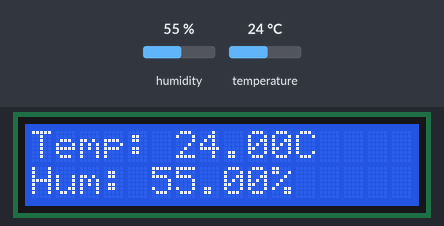
Recording of a sketch running on a simulated Arduino Uno, built with avr-gcc and run on an emulated ATmega328P. Parts: 16×2 character LCD. The test bench sets the inputs (shaded band); at power-on: humidity 55 %, temperature 24 °C.

Above: at 3.2 s.
3.3 s: humidity set to 22 %
At 4.6 s:
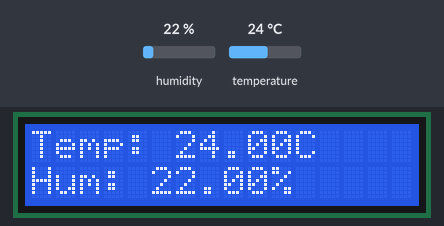
6.0 s: temperature set to 12 °C
At 7.1 s:
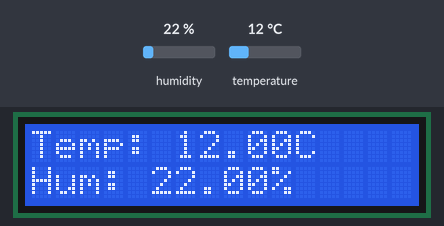
8.7 s: humidity set to 40 %
At 11.0 s:
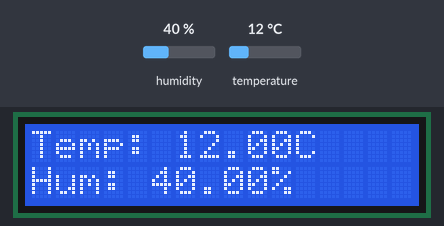
11.7 s: temperature set to 19 °C
At 13.5 s:
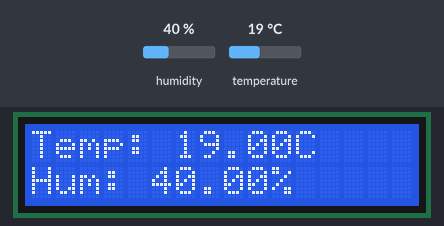
Timing chart, 0 to 15.0 s (numbered marks = the images above; inputs shaded):
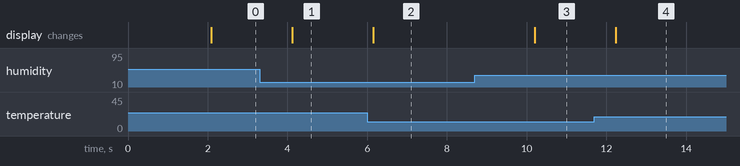

The sketch:

Arancino_DHT11_LCD.ino
```cpp
#include <LiquidCrystal.h>  // Library for LCD display
#include <DHT.h>            // Library for DHT sensor

#define DHTPIN 5       // DHT11 sensor GPIO pin
#define DHTTYPE DHT11  // Sensor type

// GPIO pins for LCD display control

#define RS 8
#define ENABLE 4

#define DB4 3
#define DB5 10
#define DB6 11
#define DB7 38

// DHT Sensor Initialization
DHT dht(DHTPIN, DHTTYPE);

// Initialize the library by associating any needed LCD interface pin
// with the Arancino GPIO pin number it is connected to
LiquidCrystal lcd(RS, ENABLE, DB4, DB5, DB6, DB7);

void setup() {
    lcd.begin(16, 2);  // Set the display to 16 columns and 2 rows
    dht.begin();       // Start the DHT11 sensor

    lcd.print("Temp & Humidity");
    delay(2000);
    lcd.clear();
}

void loop() {
    float temp = dht.readTemperature();  // Temperature reading
    float hum = dht.readHumidity();      // Humidity reading

    if (isnan(temp) || isnan(hum)) {
        lcd.setCursor(0, 0);
        lcd.print("Sensor Error");
        return;
    }

    lcd.setCursor(0, 0);
    lcd.print("Temp: ");
    lcd.print(temp);
    lcd.print("C");

    lcd.setCursor(0, 1);
    lcd.print("Hum: ");
    lcd.print(hum);
    lcd.print("%");

    delay(2000); // Update every 2 seconds
}
```

Measured:
- after the input at 3.3 s, the display: changes after 0.82 s (image 1)
- after the input at 6.0 s, the display: changes after 0.15 s (image 2)
- after the input at 8.7 s, the display: changes after 1.5 s (image 3)
- after the input at 11.7 s, the display: changes after 0.53 s (image 4)
